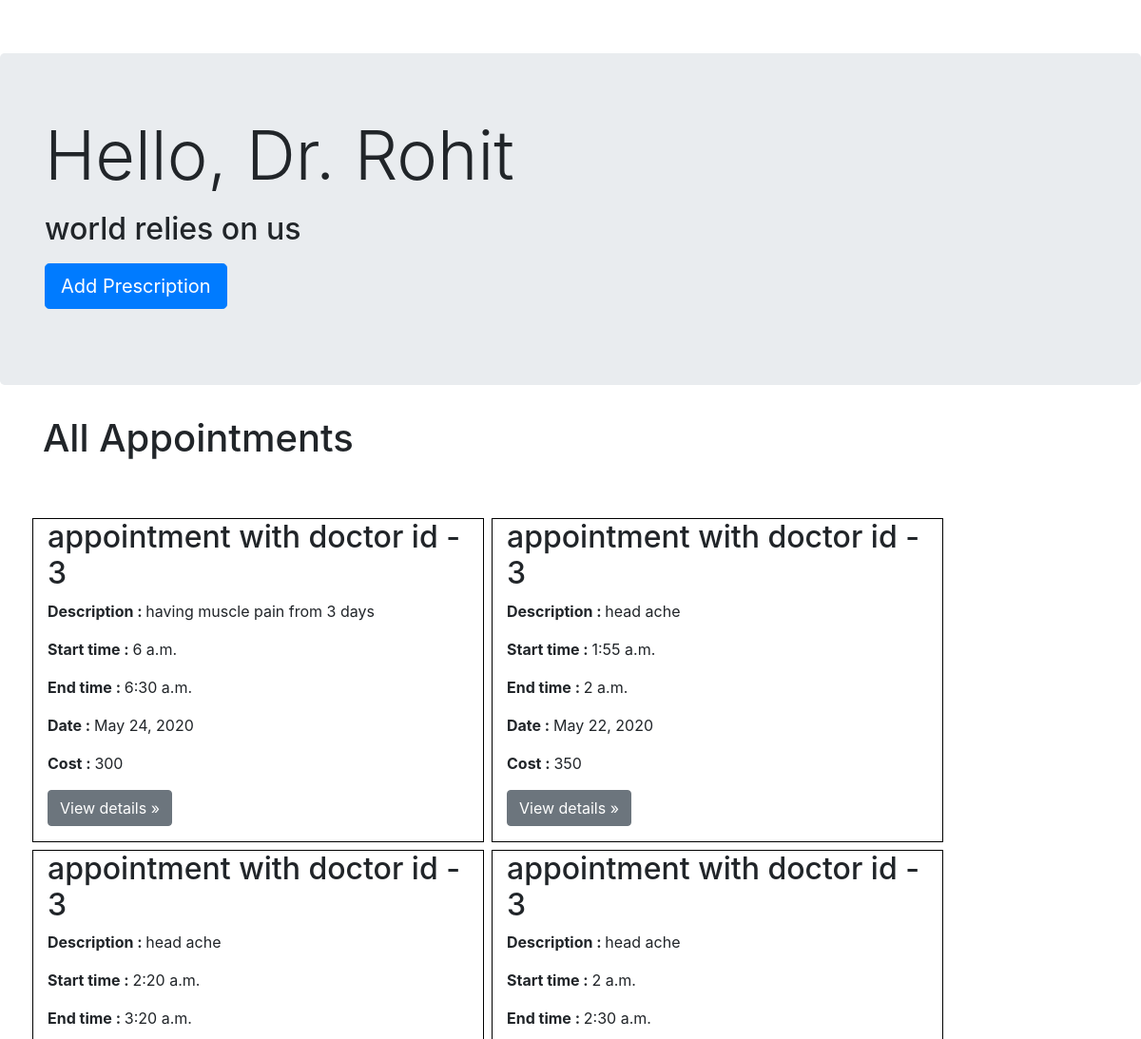
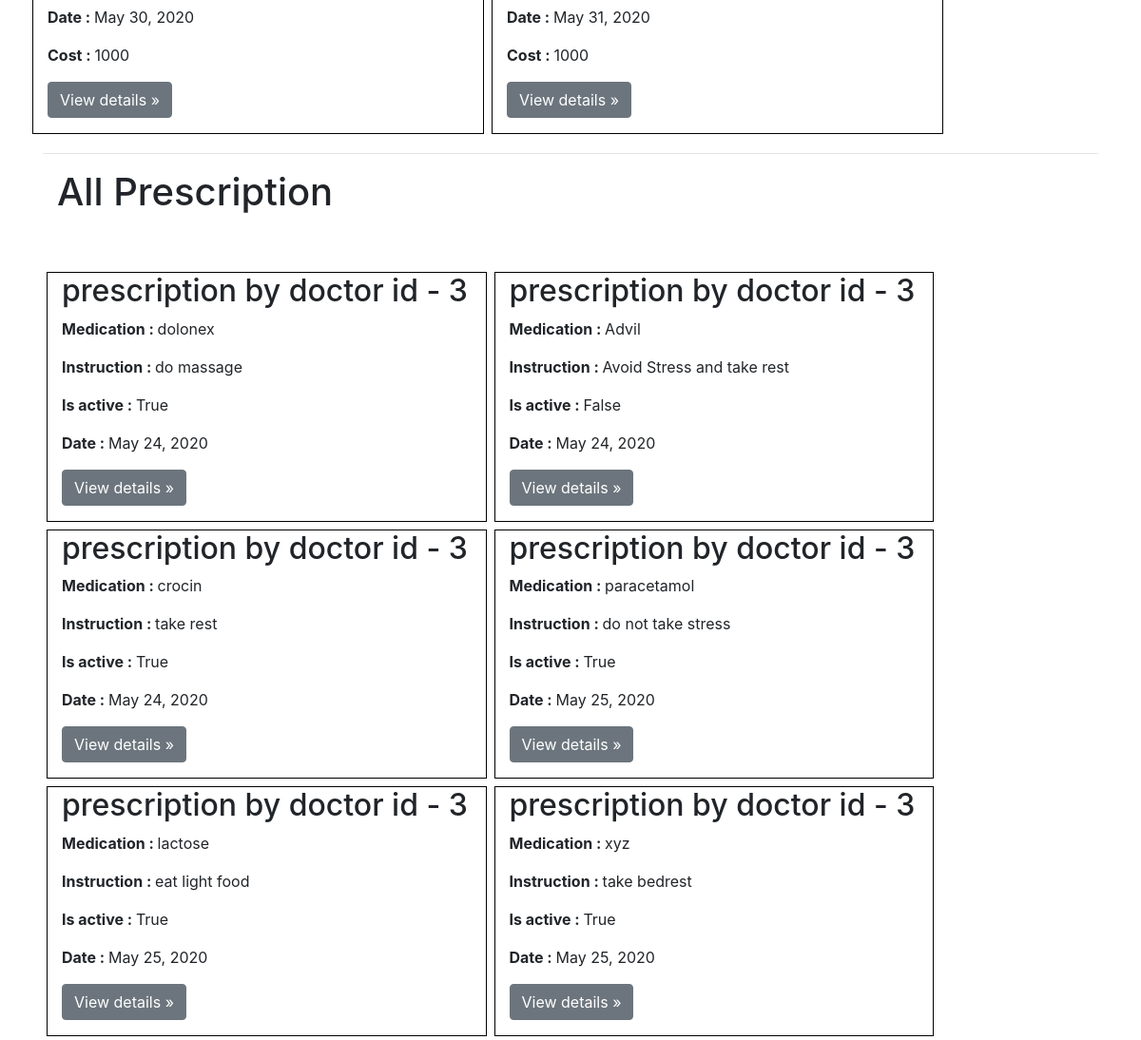
The app's page /dashboard (signed in) with its own data (2 pictures, top to bottom).
### accounts/models.py (models this page shows, shortened)
class Profile(models.Model):
    GENDER = (
        ('M', "Male"),
        ('F', "Female"),
    )
    firstname = models.CharField(blank=True, max_length=50)
    lastname = models.CharField(blank=True, max_length=50)
    sex = models.CharField(blank=True, max_length=1, choices=GENDER)
    phone = models.CharField(blank=True, max_length=20)
    allergies = models.CharField(blank=True, max_length=250)
    created = models.DateTimeField(auto_now_add=True)

class Appointment(models.Model):
    doctor = models.ForeignKey(User, related_name="doctors",on_delete=models.PROTECT)
    patient = models.ForeignKey(User, related_name="patients",on_delete=models.PROTECT)
    description = models.CharField(max_length=200)
    active = models.BooleanField(default=True)
    startTime = models.TimeField()
    endTime = models.TimeField()
    date = models.DateField()
    cost=models.IntegerField(default=0,blank=True)
    def __str__(self):
        return self.patient.username +" - "+ self.doctor.username

class Prescription(models.Model):
    patient = models.ForeignKey(User,on_delete=models.PROTECT,related_name="patient")
    doctor = models.ForeignKey(User, on_delete=models.PROTECT,related_name="doctor")
    date = models.DateField(auto_now_add=True)
    medication = models.CharField(max_length=100)
    instruction = models.CharField(max_length=200)
    active = models.BooleanField(default=True)

### accounts/views.py (the view, shortened to what this page needs)
# urls.py: path('dashboard',views.dashboard,name='dashboard'),
def dashboard(request):
    current_user = request.user
    current_user_id = current_user.id
    current_account = Account.objects.get(user_id=current_user_id)
    current_profile_id = current_account.profile_id
    current_profile = Profile.objects.get(id=current_profile_id)
    profile_info = {"firstname": current_profile.firstname,
                    "lastname": current_profile.lastname,
                    "phone": current_profile.phone,
                    }
    if(current_account.role=="Doctor"):
        all_appointments = Appointment.objects.all().filter(doctor_id=current_user_id)
        all_prescription = Prescription.objects.all().filter(doctor_id=current_user_id)
        print(all_appointments)
        return render(request, 'dashboard.html', {'profile_info':profile_info,'role':current_account.role,'all_appointments':all_appointments,'all_prescription':all_prescription})
        pass

### templates/dashboard.html (shortened to what this page needs)
{% load static %}
<!DOCTYPE html>
<html lang="en">
<head>
    <link href="{% static 'css/bootstrap.css' %}" rel="stylesheet">
    <link href="{% static 'css/jumbotron.css' %}" rel="stylesheet">
</head>
<body>
    {% if user.is_authenticated %}
            {% if role == "Doctor" %}
            <main role="main">
  <div class="jumbotron">
    <div class="container">
      <h1 class="display-3">Hello, Dr. {{profile_info.firstname}}</h1>
        <p><h2>world relies on us</h2></p>
      <p><a class="btn btn-primary btn-lg" href="dashboard/add_prescription" role="button">Add Prescription</a></p>
    </div>
  </div>
  <div class="container">
      <h1>All Appointments</h1>
      <br><br>
    <div class="row">
        {% for appointment in all_appointments %}
      <div class="col-md-5"  style="border:1px solid black; margin:4px;">
        <h2>appointment with doctor id - {{appointment.doctor_id}}</h2>
        <p><b>Description : </b>{{appointment.description}}</p>
                    <p><b>Start time : </b>{{appointment.startTime}}</p>
                    <p><b>End time : </b>{{appointment.endTime}}</p>
                    <p><b>Date : </b>{{appointment.date}}</p>
                    <p><b>Cost : </b>{{appointment.cost}}</p>
        <p><a class="btn btn-secondary" href="#" role="button">View details &raquo;</a></p>
      </div>
        {% endfor%}
    </div>
    <hr>
    <div class="container">
        <h1>All Prescription</h1>
            <br><br>
        <div class="row" >
            {% for prescription in all_prescription %}
                    <div class="col-md-5"  style="border:1px solid black; margin:4px;">
        <h2>prescription by doctor id - {{prescription.doctor_id}}</h2>
                    <p><b>Medication : </b>{{prescription.medication}}</p>
                    <p><b>Instruction : </b>{{prescription.instruction}}</p>
                    <p><b>Is active : </b>{{prescription.active}}</p>
                    <p><b>Date : </b>{{prescription.date}}</p>
        <p><a class="btn btn-secondary" href="#" role="button">View details &raquo;</a></p>
                        </div>
                        {%endfor%}
        </div>
  </div>
</main>
            {% endif %}
{% endif %}
</body>
</html>

### static/css/jumbotron.css (style rules this page uses)
body { padding-top: 3.5rem; }

### records on screen
Profile: firstname "Rohit"
Appointment: doctor_id "3", description "having muscle pain from 3 days", startTime "6 a.m.", endTime "6:30 a.m.", date "May 24, 2020", cost "300"
Appointment: doctor_id "3", description "head ache", startTime "1:55 a.m.", endTime "2 a.m.", date "May 22, 2020", cost "350"
Appointment: doctor_id "3", description "head ache", startTime "2:20 a.m.", endTime "3:20 a.m.", date "May 30, 2020", cost "1000"
Appointment: doctor_id "3", description "head ache", startTime "2 a.m.", endTime "2:30 a.m.", date "May 31, 2020", cost "1000"
Prescription: doctor_id "3", medication "dolonex", instruction "do massage", active "True", date "May 24, 2020"
Prescription: doctor_id "3", medication "Advil", instruction "Avoid Stress and take rest", active "False", date "May 24, 2020"
Prescription: doctor_id "3", medication "crocin", instruction "take rest", active "True", date "May 24, 2020"
Prescription: doctor_id "3", medication "paracetamol", instruction "do not take stress", active "True", date "May 25, 2020"
Prescription: doctor_id "3", medication "lactose", instruction "eat light food", active "True", date "May 25, 2020"
Prescription: doctor_id "3", medication "xyz", instruction "take bedrest", active "True", date "May 25, 2020"
